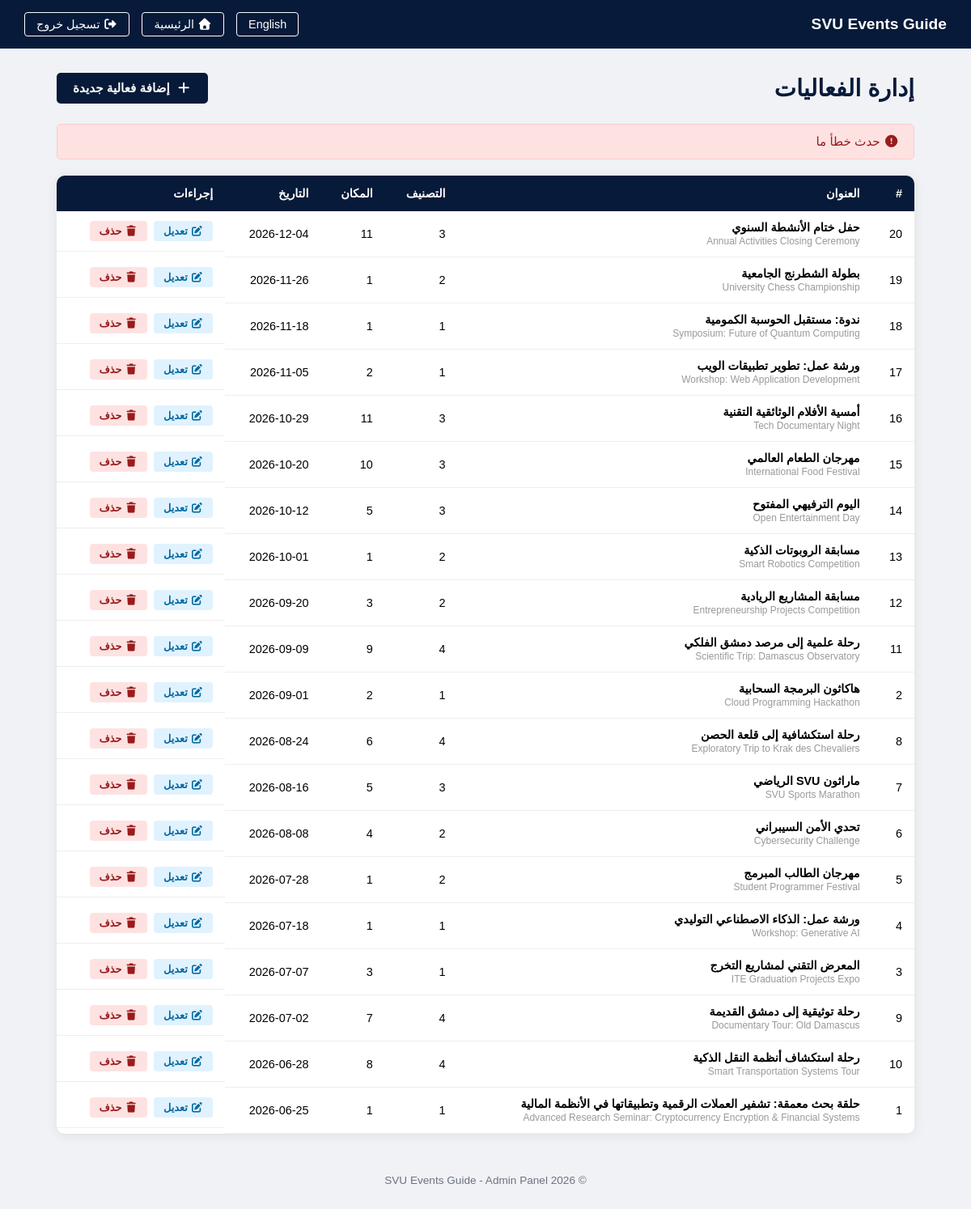
/admin/dashboard.php?msg=error (signed in), run on the app's committed database.
### tables this page shows
CREATE TABLE `events` (
  `id` int(11) UNSIGNED NOT NULL,
  `title` varchar(255) NOT NULL,
  `description` text DEFAULT NULL,
  `category` varchar(100) NOT NULL,
  `location` varchar(255) NOT NULL,
  `event_date` date NOT NULL,
  `image` varchar(255) DEFAULT NULL,
  `title_en` varchar(255) DEFAULT NULL,
  `description_en` text DEFAULT NULL,
  `category_en` varchar(100) DEFAULT NULL,
  `location_en` varchar(255) DEFAULT NULL
);

### admin/dashboard.php (the view, shortened to what this page needs)
<?php
require_once '../config/db.php';
if (isset($_GET['lang']) && in_array($_GET['lang'], ['ar', 'en'])) {
    $lang_code = $_GET['lang'];
    setcookie('site_lang', $lang_code, time() + (86400 * 30), '/');
} elseif (isset($_COOKIE['site_lang'])) {
    $lang_code = $_COOKIE['site_lang'];
} else {
    $lang_code = 'ar';
}
$direction = ($lang_code === 'ar') ? 'rtl' : 'ltr';
if ($lang_code === 'en') {
    $lang = require_once '../languages/en.php';
} else {
    $lang = require_once '../languages/ar.php';
}
try {
    $stmt = $pdo->query("SELECT * FROM events ORDER BY event_date DESC");
    $events = $stmt->fetchAll();
} catch (PDOException $e) {
    $events = [];
}
$new_lang = ($lang_code === 'ar') ? 'en' : 'ar';
$switch_url = 'dashboard.php?lang=' . $new_lang;
?>
<!DOCTYPE html>
<html lang="<?php echo $lang_code; ?>" dir="<?php echo $direction; ?>">
<head>
    <link rel="stylesheet" href="https://cdnjs.cloudflare.com/ajax/libs/font-awesome/7.0.1/css/all.min.css">
</head>
<body>
    <div class="top-bar">
        <h2>SVU Events Guide</h2>
        <div class="top-bar-actions">
            <a href="<?php echo $switch_url; ?>"><?php echo $lang['admin_lang_switch']; ?></a>
            <a href="../index.php"><i class="fas fa-home"></i> <?php echo $lang['nav_home']; ?></a>
            <a href="logout.php"><i class="fas fa-sign-out-alt"></i> <?php echo $lang['admin_logout']; ?></a>
        </div>
    </div>
    <div class="container">
        <div class="dash-header">
            <h1><?php echo $lang['admin_manage']; ?></h1>
            <a href="add_event.php" class="btn-add">
                <i class="fas fa-plus"></i> <?php echo $lang['admin_add_event']; ?>
            </a>
        </div>
        <?php if (isset($_GET['msg']) && $_GET['msg'] === 'added'): ?>
            <div class="message success"><i class="fas fa-check-circle"></i> <?php echo $lang['admin_event_added']; ?></div>
        <?php elseif (isset($_GET['msg']) && $_GET['msg'] === 'updated'): ?>
            <div class="message success"><i class="fas fa-check-circle"></i> <?php echo $lang['admin_event_updated']; ?></div>
        <?php elseif (isset($_GET['msg']) && $_GET['msg'] === 'deleted'): ?>
            <div class="message success"><i class="fas fa-check-circle"></i> <?php echo $lang['admin_event_deleted']; ?></div>
        <?php elseif (isset($_GET['msg']) && $_GET['msg'] === 'error'): ?>
            <div class="message error"><i class="fas fa-exclamation-circle"></i> <?php echo $lang['admin_error']; ?></div>
        <?php endif; ?>
        <div class="table-container">
            <?php if (count($events) > 0): ?>
                <table>
                    <thead>
                        <tr>
                            <th>#</th>
                            <th><?php echo $lang['admin_title']; ?></th>
                            <th><?php echo $lang['admin_category']; ?></th>
                            <th><?php echo $lang['admin_location']; ?></th>
                            <th><?php echo $lang['admin_date']; ?></th>
                            <th><?php echo $lang['admin_actions']; ?></th>
                        </tr>
                    </thead>
                    <tbody>
                        <?php foreach ($events as $event): ?>
                            <tr>
                                <td><?php echo $event['id']; ?></td>
                                <td>
                                    <strong><?php echo htmlspecialchars($event['title']); ?></strong>
                                    <?php if (!empty($event['title_en'])): ?>
                                        <br><small style="color:#999;"><?php echo htmlspecialchars($event['title_en']); ?></small>
                                    <?php endif; ?>
                                </td>
                                <td><?php echo htmlspecialchars($event['category']); ?></td>
                                <td><?php echo htmlspecialchars($event['location']); ?></td>
                                <td><?php echo $event['event_date']; ?></td>
                                <td class="actions">
                                    <a href="edit_event.php?id=<?php echo $event['id']; ?>" class="btn-edit">
                                        <i class="fas fa-edit"></i> <?php echo $lang['admin_edit']; ?>
                                    </a>
                                    <a href="delete_event.php?id=<?php echo $event['id']; ?>" class="btn-delete"
                                       onclick="return confirm('<?php echo $lang['admin_confirm_delete']; ?>')">
                                        <i class="fas fa-trash"></i> <?php echo $lang['admin_delete']; ?>
                                    </a>
                                </td>
                            </tr>
                        <?php endforeach; ?>
                    </tbody>
                </table>
            <?php endif; ?>
        </div>
        <div class="dash-footer">
            &copy; <?php echo date('Y'); ?> SVU Events Guide - Admin Panel
        </div>
    </div>
</body>
</html>

### data on the page
events: id "20", title "حفل ختام الأنشطة السنوي", title_en "Annual Activities Closing Ceremony", category "3", location "11", event_date "2026-12-04"
events: id "19", title "بطولة الشطرنج الجامعية", title_en "University Chess Championship", category "2", location "1", event_date "2026-11-26"
events: id "18", title "ندوة: مستقبل الحوسبة الكمومية", title_en "Symposium: Future of Quantum Computing", category "1", location "1", event_date "2026-11-18"
events: id "17", title "ورشة عمل: تطوير تطبيقات الويب", title_en "Workshop: Web Application Development", category "1", location "2", event_date "2026-11-05"
events: id "16", title "أمسية الأفلام الوثائقية التقنية", title_en "Tech Documentary Night", category "3", location "11", event_date "2026-10-29"
events: id "15", title "مهرجان الطعام العالمي", title_en "International Food Festival", category "3", location "10", event_date "2026-10-20"
events: id "14", title "اليوم الترفيهي المفتوح", title_en "Open Entertainment Day", category "3", location "5", event_date "2026-10-12"
events: id "13", title "مسابقة الروبوتات الذكية", title_en "Smart Robotics Competition", category "2", location "1", event_date "2026-10-01"
events: id "12", title "مسابقة المشاريع الريادية", title_en "Entrepreneurship Projects Competition", category "2", location "3", event_date "2026-09-20"
events: id "11", title "رحلة علمية إلى مرصد دمشق الفلكي", title_en "Scientific Trip: Damascus Observatory", category "4", location "9", event_date "2026-09-09"
events: id "2", title "هاكاثون البرمجة السحابية", title_en "Cloud Programming Hackathon", category "1", location "2", event_date "2026-09-01"
events: id "8", title "رحلة استكشافية إلى قلعة الحصن", title_en "Exploratory Trip to Krak des Chevaliers", category "4", location "6", event_date "2026-08-24"
events: id "7", title "ماراثون SVU الرياضي", title_en "SVU Sports Marathon", category "3", location "5", event_date "2026-08-16"
events: id "6", title "تحدي الأمن السيبراني", title_en "Cybersecurity Challenge", category "2", location "4", event_date "2026-08-08"
events: id "5", title "مهرجان الطالب المبرمج", title_en "Student Programmer Festival", category "2", location "1", event_date "2026-07-28"
events: id "4", title "ورشة عمل: الذكاء الاصطناعي التوليدي", title_en "Workshop: Generative AI", category "1", location "1", event_date "2026-07-18"
events: id "3", title "المعرض التقني لمشاريع التخرج", title_en "ITE Graduation Projects Expo", category "1", location "3", event_date "2026-07-07"
events: id "9", title "رحلة توثيقية إلى دمشق القديمة", title_en "Documentary Tour: Old Damascus", category "4", location "7", event_date "2026-07-02"
events: id "10", title "رحلة استكشاف أنظمة النقل الذكية", title_en "Smart Transportation Systems Tour", category "4", location "8", event_date "2026-06-28"
events: id "1", title "حلقة بحث معمقة: تشفير العملات الرقمية وتطبيقاتها في الأنظمة المالية", title_en "Advanced Research Seminar: Cryptocurrency Encryption & Financial Systems", category "1", location "1", event_date "2026-06-25"

### other printed values
$lang['admin_lang_switch'] "English"
$lang['nav_home'] "الرئيسية"
$lang['admin_logout'] "تسجيل خروج"
$lang['admin_manage'] "إدارة الفعاليات"
$lang['admin_add_event'] "إضافة فعالية جديدة"
$lang['admin_error'] "حدث خطأ ما"
$lang['admin_title'] "العنوان"
$lang['admin_category'] "التصنيف"
$lang['admin_location'] "المكان"
$lang['admin_date'] "التاريخ"
$lang['admin_actions'] "إجراءات"
